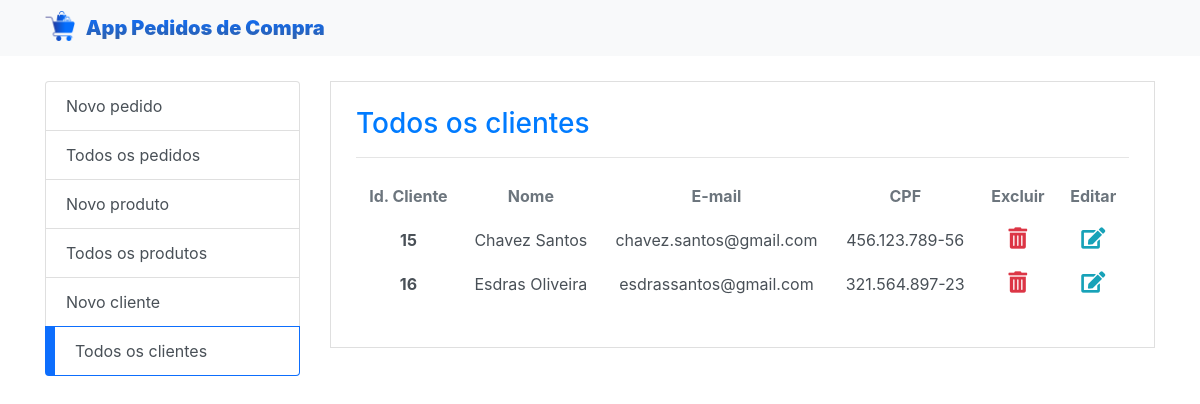
/todos_clientes.php, run on the app's committed database.
### tables this page shows
CREATE TABLE `tb_clientes` (
  `id_cliente` int NOT NULL AUTO_INCREMENT,
  `nome_cliente` varchar(100) NOT NULL,
  `email_cliente` varchar(255) DEFAULT NULL,
  `cpf_cliente` varchar(255) DEFAULT NULL,
  PRIMARY KEY (`id_cliente`)
);

### app_protegido/clientes/cliente_controller.php (called while the page is built, shortened)
<?php
   require "cliente.service.php";
   require "./app_protegido/conexao.php";
   $acao = isset($_GET['acao']) ? $_GET['acao'] : $acao;
   if($acao == 'inserir'){
      foreach ( $_POST as $chave => $valor ) {
         $$chave = trim( strip_tags( $valor ) );
         if ( empty ( $valor ) ) {
            header('Location: novo_cliente.php?inclusao=2');
            return $acao = ' ';
         }
      }
      if ( (!isset( $email_cliente ) || !filter_var( $email_cliente, FILTER_VALIDATE_EMAIL))) {
         header('Location: novo_cliente.php?inclusao=2');
            return $acao = ' ';
      }
      if ( (!isset( $nome_cliente ) || is_numeric( $nome_cliente))) {
         header('Location: novo_cliente.php?inclusao=2');
            return $acao = ' ';
      }
      $nome_cliente = new Cliente();
      $email_cliente = new Cliente();
      $cpf_cliente = new Cliente();
      $nome_cliente->__set('nome_cliente', $_POST['nome_cliente']);
      $email_cliente->__set('email_cliente', $_POST['email_cliente']);
      $cpf_cliente->__set('cpf_cliente', $_POST['cpf_cliente']);
      $conexao = new Conexao();
      $clienteService = new ClienteService($conexao, $nome_cliente, $email_cliente, $cpf_cliente);
      $clienteService->inserir();
      header('Location: novo_cliente.php?inclusao=1');
   }else if($acao == 'recuperar'){
      $nome_cliente = new Cliente();
      $conexao = new Conexao();
      $clienteService = new ClienteService($conexao, $nome_cliente);
      $clientes = $clienteService->recuperar();
   } else if($acao == 'atualizar'){
      $nome_cliente = new Cliente();
      $nome_cliente->__set('id_cliente', $_POST['id_cliente']);
      $nome_cliente->__set('cliente', $_POST['cliente']);
      $conexao = new Conexao();
      $clienteService = new ClienteService($conexao, $nome_cliente);
      if($clienteService->atualizar()){
         header('Location: todos_clientes.php');
      };
   }else if($acao == 'remover'){
      $nome_cliente = new Cliente();
      $nome_cliente->__set('id_cliente', $_GET['id_cliente']);
      $conexao = new Conexao();
      $clienteService = new ClienteService($conexao, $nome_cliente);
      $clienteService->remover();
      header('Location: todos_clientes.php');
   }
?>

### app_protegido/conexao.php (called while the page is built)
<?php
    class Conexao {
        private $host = 'localhost';
        private $dbname = 'db_app_pedidos_compras';
        private $user = 'root';
        private $pass = '';
        public function conectar(){
            try{
                $conexao = new PDO(
                    "mysql:host=$this->host;dbname=$this->dbname",
                    "$this->user",
                    "$this->pass"
                );
                return $conexao;
            } catch(PDOException $e){
               echo '<p>' .$e->getMessage(). '</p>';
            }
        }
    }
?>

### app_protegido/clientes/cliente.service.php (called while the page is built, shortened)
<?php
     class ClienteService{
        private $conexao;
        public function __construct(Conexao $conexao, Cliente $nome_cliente){
            $this->conexao = $conexao->conectar();
        }
        public function recuperar(){
            $query_consultar = '
                select
                   id_cliente,
                   nome_cliente,
                   email_cliente,
                   cpf_cliente
                from
                   tb_clientes
            ';
            $stmt = $this->conexao->prepare($query_consultar);
            $stmt->execute();
            return $stmt->fetchAll(PDO::FETCH_OBJ);
        }
    }
?>

### cliente_controller.php (called while the page is built)
<?php
    require_once './app_protegido/clientes/cliente_controller.php';
?>

### todos_clientes.php (the view, shortened to what this page needs)
<?php
	require 'cliente_controller.php';
?>
<html>
	<head>
		<link rel="stylesheet" href="css/estilo.css">
		<link rel="stylesheet" href="https://stackpath.bootstrapcdn.com/bootstrap/4.1.3/css/bootstrap.min.css">
		<link rel="stylesheet" href="https://use.fontawesome.com/releases/v5.3.1/css/all.css">
	</head>
	<body>
		<nav class="navbar navbar-light bg-light">
			<div class="container">
				<a class="navbar-brand" href="#">
					<img src="img/carrinho-de-compras.png" class="d-inline-block align-top" alt="">
					<span>App Pedidos de Compra</span>
				</a>
			</div>
		</nav>
		<div class="container app">
			<div class="row">
				<div class="col-sm-3 menu">
				<ul class="list-group">
					<li class="list-group-item"><a href="novo_pedido.php">Novo pedido</a></li>
					<li class="list-group-item"><a href="index.php">Todos os pedidos</a></li>
					<li class="list-group-item"><a href="novo_produto.php">Novo produto</a></li>
					<li class="list-group-item"><a href="todos_produtos.php">Todos os produtos</a></li>
					<li class="list-group-item"><a href="novo_cliente.php">Novo cliente</a></li>
					<li class="list-group-item active"><a href="todos_clientes.php">Todos os clientes</a></li>
				</ul>
				</div>
				<div class="col-sm-9">
					<div class="container pagina">
						<div class="row">
							<div class="col">
								<h3 class="text-primary">Todos os clientes</h3>
								<hr />
								<table class="table table-borderless ">
									<thead class="text-secondary">
										<tr>
											<th>Id. Cliente</th>
											<th>Nome</th>
											<th>E-mail</th>
											<th>CPF</th>
											<th>Excluir</th>
											<th>Editar</th>
										</tr>
									</thead>
									<tbody >
										<?php
											foreach($clientes as $cliente){
										?>
											<tr>
												<th>
													<?=$cliente->id_cliente?>
												</th>
												<td id="cliente_<?= $cliente->id_cliente?>">
													<?=$cliente->nome_cliente?>
												</td>
												<td id="email_cliente_<?= $cliente->id_cliente?>">
													<?=$cliente->email_cliente?>
												</td>
												<td>
													<?=$cliente->cpf_cliente?>
												</td>
												<td>
													<i class="fas fa-trash-alt fa-lg text-danger" onclick="remover(<?=$cliente->id_cliente?>)"></i>
												</td>
												<td>
													<i class="fas fa-edit fa-lg text-info" onclick="editar(<?=$cliente->id_cliente?>, '<?=$cliente->nome_cliente?>','<?=$cliente->email_cliente?>')"></i>
												</td>
											</tr>
										<?php }
										?>
									</tbody>
								</table>
							</div>
						</div>
					</div>
				</div>
			</div>
		</div>
	</body>
</html>

### css/estilo.css (style rules this page uses)
.menu { margin-bottom: 25px; }
.app { margin-top: 25px; }
.pagina { border:solid 1px #DFDFDF; padding:25px !important; }
li.list-group-item.active { background-color: #fff; border-color: #0d6efd; border-left:solid 10px #0d6efd; }
li a { color: #495057; }
.table { text-align: center; }
.table tbody { color: #495057; }
.navbar-brand img { position: relative; bottom: 2px; width: 30px; height: 30 ; }
span { margin-left: 5px; background: -webkit-linear-gradient(#0d6efd, #2f5fa8); -webkit-background-clip: text; -webkit-text-fill-color: transparent; font-weight: 900; }

### data on the page
tb_clientes: id_cliente "15", nome_cliente "Chavez Santos", email_cliente "chavez.santos@gmail.com", cpf_cliente "456.123.789-56"
tb_clientes: id_cliente "16", nome_cliente "Esdras Oliveira", email_cliente "esdrassantos@gmail.com", cpf_cliente "321.564.897-23"
